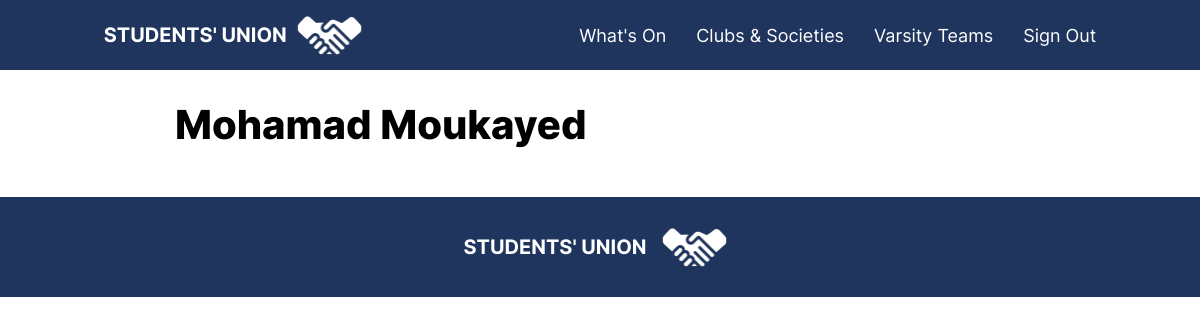
The page /profile/ (signed in) on the database as committed earlier.
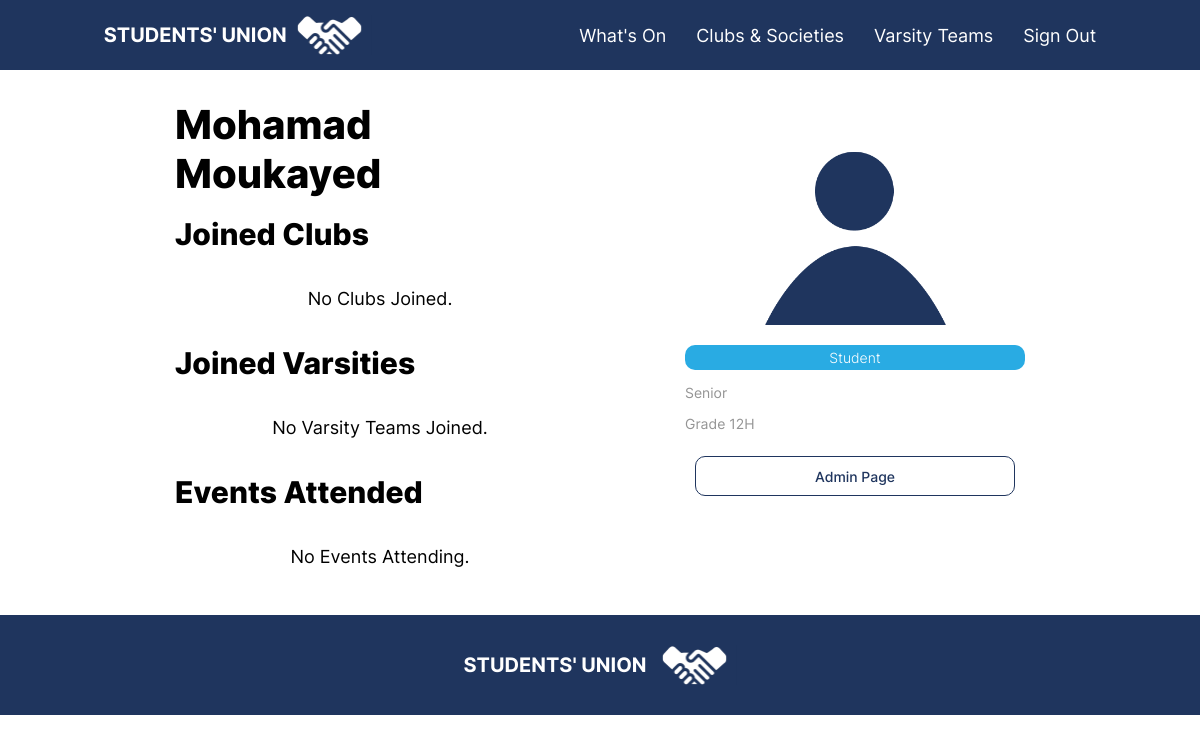
The same page on the database as committed later.
### mainapp/models.py (models this page shows, shortened)
class User(AbstractBaseUser, PermissionsMixin):
    name = models.CharField(max_length=255)
    email = models.EmailField(verbose_name="email", max_length=60, unique=True)
    is_admin = models.BooleanField(default=False)
    is_staff = models.BooleanField(default=False)
    is_active = models.BooleanField(default=True)
    associated_student = models.ForeignKey("Student",null=True, blank=True, on_delete=models.CASCADE)
    associated_faculty = models.ForeignKey("Faculty",null=True, blank=True, on_delete=models.CASCADE)
    associated_club = models.ForeignKey("Club",null=True, blank=True, on_delete=models.CASCADE)
    associated_varsity = models.ForeignKey("Varsity",null=True, blank=True, on_delete=models.CASCADE)
    objects = UserManager()
    USERNAME_FIELD = 'email'
    REQUIRED_FIELDS = ['name']

class Student(models.Model):
    student_db_id = models.CharField(max_length=20, primary_key=True,help_text="Student ID")
    YEAR_CHOICES = [
        ('FR', 'Freshman'),
        ('SO', 'Sophomore'),
        ('JR', 'Junior'),
        ('SR', 'Senior'),
    ]
    SECTION_CHOICES = [
        ('A', 'A'),
        ('B', 'B'),
        ('C', 'C'),
        ('D', 'D'),
        ('E', 'E'),
        ('F', 'F'),
        ('G', 'G'),
        ('H', 'H'),
        ('I', 'I'),
        ('J', 'J'),
    ]
    year_level = models.IntegerField(blank=True, null=True)
    section = models.CharField(max_length=1, choices=SECTION_CHOICES)
    profile_picture = models.ImageField(upload_to='profiles/', null=True, blank=True, default='default-pfp.png/')
    year_level_title = models.CharField(max_length=10, blank=True)

### mainapp/views.py (the view)
# urls.py: path("profile/", views.UserProfile, name="user_profile"),
def UserProfile(request: WSGIRequest):
    if request.user is None:
        return redirect("/")
    else:
        userType = ""
        memberCount = 0
        clubSlashMembers = None
        if request.user.associated_student is not None:
            userType = "student"
            clubSlashMembers = {"clubs":getClubs(request.user),"varsities":getVarsities(request.user)}
        elif request.user.associated_faculty is not None:
            userType = "faculty"
        elif request.user.associated_club is not None:
            userType = "club"
            memberCount = request.user.associated_club.members.all().count()
            clubSlashMembers = request.user.associated_club.members.all()
        elif request.user.associated_varsity is not None:
            userType = "varsity"
            memberCount = request.user.associated_varsity.members.all().count()
            clubSlashMembers = request.user.associated_varsity.members.all()
        allUsers = User.objects.all()
        events = []
        for event in Event.objects.all():
            if request.user in event.attending_Students.all():
                events.append(event)
        return render(request, "profile.html", {'userType':getUserType(request.user),'url':request.build_absolute_uri(), 'user': request.user, 'userType': userType, 'memberCount': memberCount,"clubSlashMembers": clubSlashMembers, 'allUsers': allUsers, 'attendingEvents':events})

### mainapp/views.py (called while the page is built)
def getUserType(user):
    try:
        userType = ""
        if user.associated_student is not None:
            userType = "student"
        elif user.associated_faculty is not None:
            userType = "faculty"
        elif user.associated_club is not None:
            userType = "club"
        elif user.associated_varsity is not None:
            userType = "varsity"
        return userType
    except:
        return ""

def getVarsities(user):
    varsities = []
    for varsity in Varsity.objects.all():
        if user in varsity.members.all():
            varsities.append(varsity)
    return varsities

def getClubs(user):
    clubs = []
    for club in Club.objects.all():
        if user in club.members.all():
            clubs.append(club)
    return clubs

### templates/profile.html (shortened to what this page needs)
{% extends 'Base.html' %}
{% load static %}
{% load custom_tags %}
{% block content %}
<div style="display: flex; gap: 100px; justify-content: space-between;">
    <div style="display: flex; justify-content: space-between; flex-direction: column; flex: 1;">
        <p class="pageTitle" style="margin: 0px;">{{ user.name }}</p>
        <br>
        {% if userType == "student" %}
        <p class="pageSubtitle" style="margin: 0px;">Joined Clubs</p>
        <br>
        <div class="grid">
            {% for club in clubSlashMembers.clubs %}
            <div>
                <a href="{% url 'club_detail' club.id %}">
                    <img class="eventCover" style="border: {{ club.color }} 3px solid;" src="{{ club.logo.url }}" alt="Club Cover">
                    <p class="text">{{ club.name }}</p>
                    <p class="aboutText">{{ club.date }}</p>
                </a>
            </div>
            {% empty %}
            <p class="text">No Clubs Joined.</p>
            {% endfor %}
        </div>
        <br>
        <div class="profileRow">
        <p class="pageSubtitle" style="margin: 0px;">Joined Varsities</p>
        </div>
        <br>
        <div class="grid">
            {% for varsity in clubSlashMembers.varsities %}
            <div>
                <a href="{% url 'varsity_detail' varsity.id %}">
                    <img class="eventCover" style="border: {{ varsity.color }} 3px solid;" src="{{ varsity.logo.url }}" alt="{{ varsity.name }}">
                    <p class="text">{{ varsity.name }}</p>
                </a>
            </div>
            {% empty %}
            <p class="text">No Varsity Teams Joined.</p>
            {% endfor %}
        </div>
        <br>
        <div class="profileRow">
        <p class="pageSubtitle" style="margin: 0px;">Events Attended</p>
        </div>
        <br>
        <div class="grid">
            {% for events in attendingEvents %}
            <div>
                <a href="{% url 'event_detail' events.id %}">
                    <img class="eventCover" style="border: blue 3px solid;" src="{{ events.cover.url }}" alt="{{ events.name }}">
                    <p class="text">{{ events.title }}</p>
                </a>
            </div>
            {% empty %}
            <p class="text">No Events Attending.</p>
            {% endfor %}
        </div>
        {% endif %}
    </div>
    <div>
        {% if userType == "student" %}
        <div class="centerer huns" style="margin-bottom: 20px;">
        <img src="/media/{{ user.associated_student.profile_picture }}" alt="Profile Picture" class="articleCover">
        </div>
        <div class="tagBox" style="background: #29abe3;">
            <p class="tagText">Student</p>
        </div>
        <p class="aboutText sidebar">{{ user.associated_student.year_level_title }}</p>
        <p class="aboutText sidebar">Grade {{ user.associated_student.year_level }}{{ user.associated_student.section }}</p>
        {% if user.is_admin %}
        <a href="/admin" target="_blank"><button class="btn">Admin Page</button></a>
        {% endif %}
        {% endif %}
    </div>
</div>
{% endblock %}

### templates/base.html (shortened to what this page needs)
{% load static %}
<!DOCTYPE html>
<html lang="en">
<head>
    <link rel="stylesheet" href="{% static 'CSS/base.css' %}">
    <link rel="stylesheet" href="{% static 'CSS/fonts.css' %}">
</head>
<body style="margin: 0px;">
    <div class="navBar">
        <div>
            <a style="display: flex; align-items: center;" href="{% url 'home' %}">
                <p class="logoText">STUDENTS' UNION</p>
                <img class="logo" src="{% static '../media/images/su-white-logo.png' %}" alt="SU Logo">
            </a>
        </div>
        <div style="display: flex; align-items: center; gap: 30px;">
            <div class="dropdown">
                <div class="dropbtn navText">What's On</div>
            </div>
            <a href="{% url 'clubs' %}">
                <p class="navText">Clubs & Societies</p>
            </a>
            <a href="{% url 'varsity' %}">
                <p class="navText">Varsity Teams</p>
            </a>
            {% if user.is_authenticated %}
                {% if "profile" in url %}
                <p class="navText" style="cursor: pointer;" onclick="signOut();">Sign Out</p>
                {% else %}
                <a href="/profile"><p class="navText" style="cursor: pointer;">Profile</p></a>
                {% endif %}
            {% else %}
                <p class="navText" style="cursor: pointer;" onclick="document.getElementsByClassName('popupBG')[0].hidden = false;">Sign In</p>
            {% endif %}
        </div>
    </div>
    <div class="content {% if request.path == "/" %}centerer hirr{% endif %} ">
        {% block content %}{% endblock %}
    </div>
    <div class="footer">
        <p class="logoText">STUDENTS' UNION</p>
        <img class="logo" src="{% static '../media/images/su-white-logo.png' %}" alt="SU Logo">
    </div>
</body>
</html>

### static/CSS/base.css (style rules this page uses)
.navBar { height: 70px; position: relative; background: #1F355E; display: flex; justify-content: space-around; align-items: center; }
.navText { color: white; font-size: 18px; font-family: Inter; font-weight: 400; }
.content { padding: 30px 175px; }
.footer { display: flex; height: 100px; background: #1F355E; justify-content: center; align-items: center; gap: 5px; }
.logo { width: 85px; height: 40px; }
.logoText { color: white; font-size: 20px; font-family: Inter; font-weight: 700; word-wrap: break-word }
a { text-decoration: none; }
.pageTitle { color: black; font-size: 40px; font-family: Inter; font-weight: 800; }
.pageSubtitle { color: black; font-size: 30px; font-family: Inter; font-weight: 800; }
.text { color: black; font-size: 18px; font-family: Inter; font-weight: 400; }
.aboutText { color: #949494; font-size: 14px; font-family: Inter; font-weight: 400; }
.aboutText.sidebar { max-width: 300px; word-break: normal; word-wrap: normal; }
.grid { display: grid; grid-gap: 25px; justify-items: center; grid-template-columns: repeat(auto-fit, minmax(300px, 1fr)); }
.tagBox { display: flex; height: 25px; background: #414648; border-radius: 10px; align-items: center; justify-content: center; }
.tagText { text-align: center; color: white; font-size: 14px; font-family: Inter; font-weight: 300; }
.articleCover { width: 225px; height: 225px; }
.btn { border: 1px solid #1F355E; width: 320px; height: 40px; border-radius: 10px; background-color: white; margin: 10px; color: #1F355E; font-family: 'Inter'; font-size: 14px; font-weight: 500; cursor: pointer; transition-duration: 0.2s; }
.centerer { display: flex; justify-content: center; flex-direction: column; align-items: center; height: 50%; }
.centerer.huns { height: unset; }
.profileRow { display: flex; justify-content: space-between; align-items: center; }

Rows that differ between the two databases and show on the page:
changed User "Mohamad Moukayed": associated_student.profile_picture: picture added; associated_student.year_level_title (not shown) → "Senior"; associated_student.year_level (not shown) → "12"; associated_student.section (not shown) → "H"
Other text that changed with them:
text now shown: "Joined Clubs No Clubs Joined. Joined Varsities No Varsity Teams Joined. Events Attended No Events Attending. Student Grade Admin Page"
